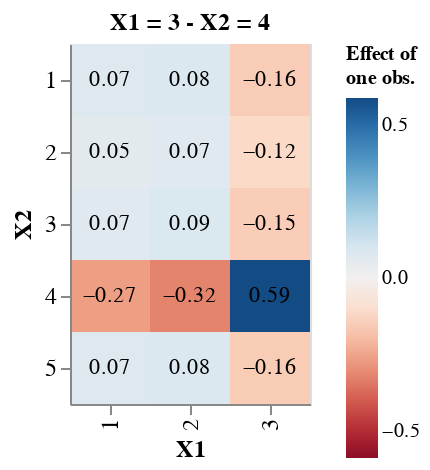

The cell this chart's notebook holds for it:
### Markdown cell above
Now we take one observation ($X_1 = 3$ and $X_2 = 4$) and we look at how it will influence the raked values.

### Code cell
index = np.argmax(np.abs(df_y.grad_y))
index_var1 = df_y.iloc[index].X1
index_var2 = df_y.iloc[index].X2
df_y_loc = df_y.loc[(df_y.X1==index_var1)&(df_y.X2==index_var2)]
max_scale = max(abs(df_y_loc['grad_y'].min()), abs(df_y_loc['grad_y'].max()))

base = alt.Chart(df_y_loc).encode(
    x=alt.X('raked_1:N', axis=alt.Axis(title='X1')),
    y=alt.Y('raked_2:N', axis=alt.Axis(title='X2')),
)

heatmap = base.mark_rect().encode(
    color=alt.Color('grad_y:Q',
        scale=alt.Scale(scheme='redblue', domain=[-max_scale, max_scale]),
        legend=alt.Legend(title=['Effect of', 'one obs.']))
)

text = base.mark_text(baseline='middle').encode(
    alt.Text('grad_y:Q', format='.2f')
)

chart = alt.layer(heatmap, text
).properties(
    title='X1 = ' + str(int(index_var1)) + ' - X2 = ' + str(int(index_var2)),
    width=120,
    height=180
).configure_title(
    fontSize=12
).configure_axis(
    labelFontSize=12,
    titleFontSize=12
).configure_legend(
    labelFontSize=10,
    titleFontSize=10
)
chart

### Figure 1 — Vega-Lite specification as saved in the notebook (floating-point values rounded to 4 significant figures)
{"config": {"view": {"continuousWidth": 300, "continuousHeight": 300}, "axis": {"labelFontSize": 12, "titleFontSize": 12}, "legend": {"labelFontSize": 10, "titleFontSize": 10}, "title": {"fontSize": 12}}, "layer": [{"mark": {"type": "rect"}, "encoding": {"color": {"field": "grad_y", "legend": {"title": ["Effect of", "one obs."]}, "scale": {"domain": [-0.5873, 0.5873], "scheme": "redblue"}, "type": "quantitative"}, "x": {"axis": {"title": "X1"}, "field": "raked_1", "type": "nominal"}, "y": {"axis": {"title": "X2"}, "field": "raked_2", "type": "nominal"}}}, {"mark": {"type": "text", "baseline": "middle"}, "encoding": {"text": {"field": "grad_y", "format": ".2f", "type": "quantitative"}, "x": {"axis": {"title": "X1"}, "field": "raked_1", "type": "nominal"}, "y": {"axis": {"title": "X2"}, "field": "raked_2", "type": "nominal"}}}], "data": {"name": "data-7ff6511a95ebfd8beb3001e09c922c12"}, "height": 180, "title": "X1 = 3 - X2 = 4", "width": 120, "$schema": "https://vega.github.io/schema/vega-lite/v5.17.0.json", "datasets": {"data-7ff6511a95ebfd8beb3001e09c922c12": [{"raked_1": 1, "raked_2": 1, "X1": 3, "X2": 4, "grad_y": 0.07189}, {"raked_1": 2, "raked_2": 1, "X1": 3, "X2": 4, "grad_y": 0.08421}, {"raked_1": 3, "raked_2": 1, "X1": 3, "X2": 4, "grad_y": -0.1561}, {"raked_1": 1, "raked_2": 2, "X1": 3, "X2": 4, "grad_y": 0.05391}, {"raked_1": 2, "raked_2": 2, "X1": 3, "X2": 4, "grad_y": 0.06707}, {"raked_1": 3, "raked_2": 2, "X1": 3, "X2": 4, "grad_y": -0.121}, {"raked_1": 1, "raked_2": 3, "X1": 3, "X2": 4, "grad_y": 0.06742}, {"raked_1": 2, "raked_2": 3, "X1": 3, "X2": 4, "grad_y": 0.08628}, {"raked_1": 3, "raked_2": 3, "X1": 3, "X2": 4, "grad_y": -0.1537}, {"raked_1": 1, "raked_2": 4, "X1": 3, "X2": 4, "grad_y": -0.2672}, {"raked_1": 2, "raked_2": 4, "X1": 3, "X2": 4, "grad_y": -0.3202}, {"raked_1": 3, "raked_2": 4, "X1": 3, "X2": 4, "grad_y": 0.5873}, {"raked_1": 1, "raked_2": 5, "X1": 3, "X2": 4, "grad_y": 0.07397}, {"raked_1": 2, "raked_2": 5, "X1": 3, "X2": 4, "grad_y": 0.08261}, {"raked_1": 3, "raked_2": 5, "X1": 3, "X2": 4, "grad_y": -0.1566}]}}
